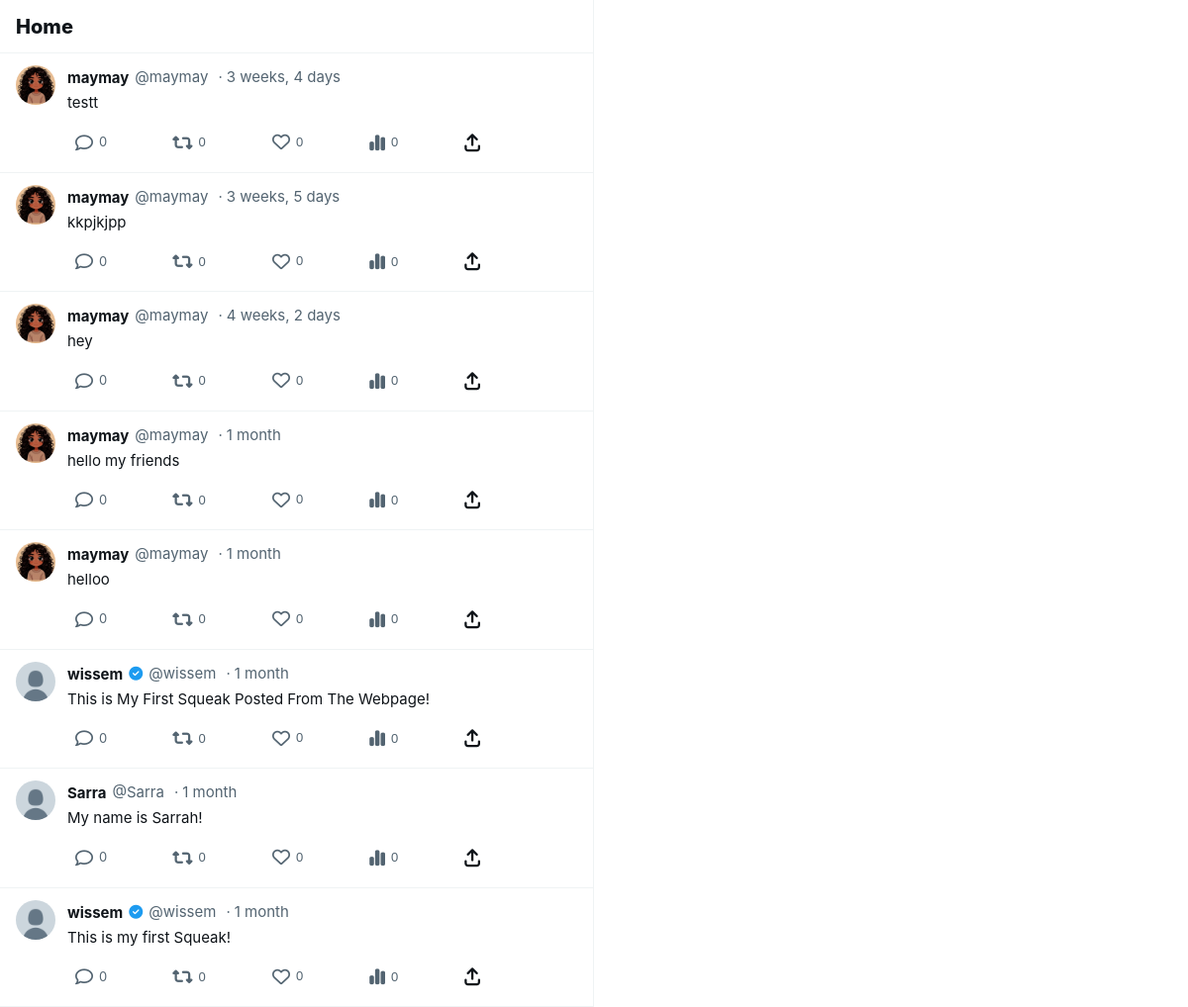
/home/, run on an earlier commit of the app's database.
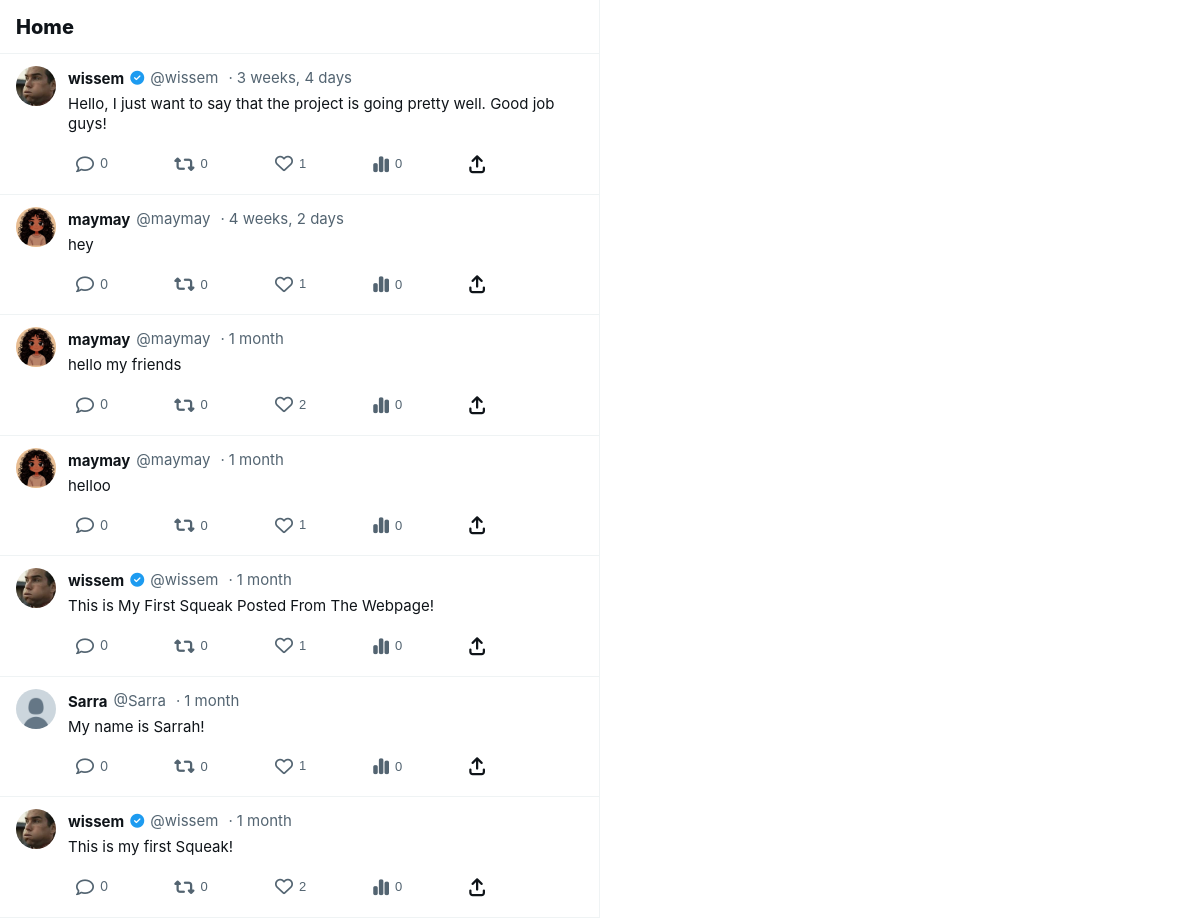
And on a later commit of the database.
### musker/models.py (models this page shows, shortened)
class Meep(models.Model):
    user = models.ForeignKey(
        User, related_name="meeps",
        on_delete=models.DO_NOTHING
    )
    body = models.CharField(max_length=200)
    created_at = models.DateTimeField(auto_now_add=True)
    likes = models.ManyToManyField(User , related_name="meep_like" , blank=True)
    def number_of_likes(self):
        return self.likes.count()

class Profile(models.Model):
    user = models.OneToOneField(User, on_delete=models.CASCADE)
    follows = models.ManyToManyField(
        "self",
        related_name="followed_by",
        symmetrical=False,
        blank=True
    )
    profile_image = models.ImageField(
        upload_to='profile_images/',
        blank=True,
        null=True
    )
    cover_image = models.ImageField(
        upload_to='cover_images/',
        blank=True,
        null=True
    )
    bio = models.TextField(max_length=200, blank=True)
    location = models.CharField(max_length=100, blank=True)
    website = models.URLField(max_length=200, blank=True)
    date_modified = models.DateTimeField(auto_now=True)
    date_created = models.DateTimeField(auto_now_add=True, null=True, blank=True)

### musker/views.py (the view)
# urls.py: path('home/', views.home, name='home'),
def home(request):
    if request.user.is_authenticated:
        form = MeepForm(request.POST or None)
        if request.method == "POST":
            if form.is_valid():
                meep = form.save(commit=False)
                meep.user = request.user
                meep.save()
                messages.success(request, ("Your Squeak Has Been Posted"))
                return redirect('home')
        meeps = Meep.objects.all().order_by("-created_at")
        return render(request, 'home.html', {"meeps": meeps, "form": form})
    else:
        meeps = Meep.objects.all().order_by("-created_at")
        return render(request, 'home.html', {"meeps": meeps})

### musker/templates/home.html (shortened to what the changed rows need)
{% load static %}
<!DOCTYPE html>
<html lang="en">
<head>
    <link rel="stylesheet" href="https://cdnjs.cloudflare.com/ajax/libs/font-awesome/6.4.0/css/all.min.css">
    <link rel="stylesheet" href="{% static 'assets/css/profile.css' %}">
</head>
<body>
    <div class="main-container">
        <div class="main-content">
            {% if meeps %}
                {% for meep in meeps %}
                    <div class="post-card">
                        <div class="post-header">
                            <a href="{% url 'profile' meep.user.pk %}">
                                {% if meep.user.profile and meep.user.profile.profile_image %}
                                    <img src="{{ meep.user.profile.profile_image.url }}" alt="{{ meep.user.username }}" class="post-avatar">
                                {% else %}
                                    <img src="https://abs.twimg.com/sticky/default_profile_images/default_profile_400x400.png" alt="{{ meep.user.username }}" class="post-avatar">
                                {% endif %}
                            </a>
                            <div class="post-content">
                                <div class="post-user-info">
                                    <a href="{% url 'profile' meep.user.pk %}" style="text-decoration: none;">
                                        <span class="post-username">{{ meep.user.username }}</span>
                                    </a>
                                    {% if meep.user.is_staff %}
                                        <i class="fas fa-check-circle" style="color: var(--primary-color); font-size: 14px;"></i>
                                    {% endif %}
                                    <span class="post-handle">@{{ meep.user.username }}</span>
                                    <span class="post-date">{{ meep.created_at|timesince }}</span>
                                </div>
                                <div class="post-body">{{ meep.body }}</div>
                                <div class="post-actions">
                                    <a href="{% url 'meep_show' pk=meep.id %}" class="action-button" style="text-decoration: none;">
                                        <i class="far fa-comment"></i>
                                        <span>{{ meep.comments.count }}</span>
                                    </a>
                                    <button class="action-button">
                                        <i class="fas fa-retweet"></i>
                                        <span>0</span>
                                    </button>
                                    {% if user in meep.likes.all %}
                                        <form method="post" action="{% url 'meep_like' meep.id %}" style="display: inline;">
                                            {% csrf_token %}
                                            <button type="submit" class="action-button like liked">
                                                <i class="fas fa-heart"></i>
                                                <span>{{ meep.number_of_likes }}</span>
                                            </button>
                                        </form>
                                    {% else %}
                                        <form method="post" action="{% url 'meep_like' meep.id %}" style="display: inline;">
                                            <button type="submit" class="action-button like">
                                                <i class="far fa-heart"></i>
                                                <span>{{ meep.number_of_likes }}</span>
                                            </button>
                                        </form>
                                    {% endif %}
                                    <button class="action-button">
                                        <i class="fas fa-chart-simple"></i>
                                        <span>0</span>
                                    </button>
                                    <a href="{% url 'meep_show' pk=meep.id %}" class="action-button" style="text-decoration: none; color: inherit;">
                                        <i class="fas fa-arrow-up-from-bracket"></i>
                                    </a>
                                </div>
                            </div>
                        </div>
                    </div>
                {% endfor %}
            {% else %}
                <div class="empty-state">
                    <i class="far fa-comment"></i>
                    <h3>No posts yet</h3>
                    <p>When people post, they'll show up here.</p>
                </div>
            {% endif %}
        </div>
    </div>
</body>
</html>

What changed in the data, as far as the page shows it:
removed Meep: user.profile.profile_image (picture), user.username "maymay", created_at "3 weeks, 4 days", body "testt", comments.count "0", number_of_likes "0"
removed Meep: user.profile.profile_image (picture), user.username "maymay", created_at "3 weeks, 5 days", body "kkpjkjpp", comments.count "0", number_of_likes "0"
added Meep: user.profile.profile_image (picture), user.username "wissem", created_at "3 weeks, 4 days", body "Hello, I just want to say that the project is going pretty well. Good job guys!", comments.count "0", number_of_likes "1"
computed for Meep "4 weeks, 2 days": number_of_likes "0" → "1"
computed for Meep "hello my friends": number_of_likes "0" → "2"
computed for Meep "helloo": number_of_likes "0" → "1"
changed through a linked row, Meep "This is My First Squeak Posted From The Webpage!": user.profile.profile_image: picture added in place of a placeholder; number_of_likes "0" → "1"
computed for Meep "My name is Sarrah!": number_of_likes "0" → "1"
changed through a linked row, Meep "This is my first Squeak!": user.profile.profile_image: picture added in place of a placeholder; number_of_likes "0" → "2"
